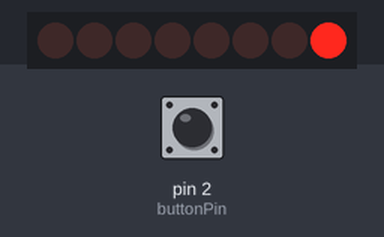
Simulated run of this sketch. Board: Arduino Uno, built with avr-gcc and run on an emulated ATmega328P. On the bench: 8 shift-register outputs drawn as a row of LEDs (first output left, lit = HIGH). Wiring (inferred from the names in the program): shift register (74HC595): data pin 11; shift clock pin 12; latch pin 8. Wiring (inferred from the signals the program sends): row of LEDs: on Q0, Q1, Q2, Q3, Q4, Q5, Q6, Q7. The test bench sets the inputs (shaded band); at power-on: pin 2 (buttonPin) LOW. Random numbers use the default seed unless the sketch sets one.

Above: at 1.2 s.
1.3 s: pin 2 (buttonPin) pulled HIGH for 0.15 s
At 1.45 s:
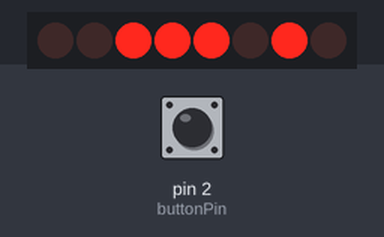
2.0 s: pin 2 (buttonPin) pulled HIGH for 1 s
At 2.14 s:
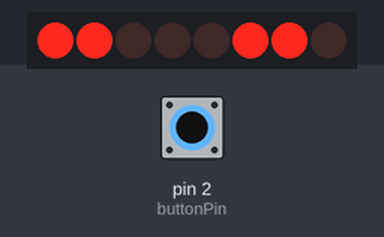
3.6 s: pin 2 (buttonPin) pulled HIGH for 3.2 s
At 4.32 s:
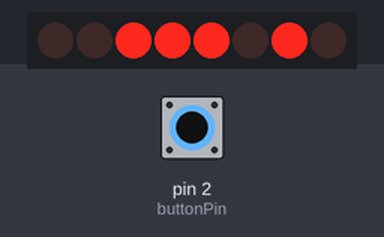
Timing chart, 0 to 13.4 s (numbered marks = the images above; inputs shaded):
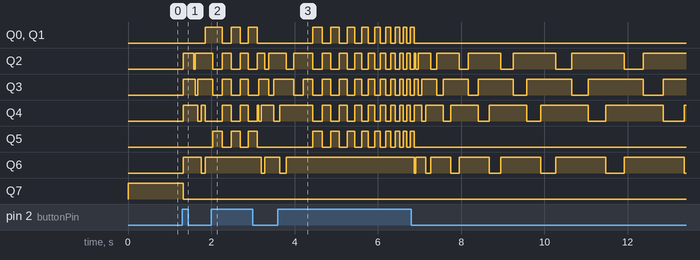

The sketch:

elektronische_dobbelsteen.ino
```cpp
const int latchPin = 8; // pins connected to shift register
const int clockPin = 12;
const int dataPin = 11;
const int buttonPin = 2; // button pin
// hex values 1 to 6 for dice
unsigned char lookup_7seg[] = {0x06, 0x5B, 0x4F, 0x66, 0x6D, 0x7D, 0x80};
// shaking the dice
unsigned char shake_dice[] = {0x63, 0x5C};
// rolling the dice
unsigned char roll_dice[] = {0x1C, 0x58, 0x54, 0x4C};
// make random numbers
int rand_seed;
int rand_num = 0;
unsigned char shake_toggle = 0; // animate shaking

int index = 0; // animate rolling
int shake_speed; // increase shaking speed

void setup() {
  // output for shift register
  pinMode(latchPin, OUTPUT);

  pinMode(clockPin, OUTPUT);
  pinMode(dataPin, OUTPUT);
  pinMode(buttonPin, INPUT);
  // show . of segement display at startup
  digitalWrite(latchPin, LOW);

  shiftOut(dataPin, clockPin, MSBFIRST, lookup_7seg[6]);
  digitalWrite(latchPin, HIGH);
  randomSeed(analogRead(0)); // generate random seed

}

void loop() {
  if(digitalRead(buttonPin)){
    digitalWrite(13, HIGH);
        // reset shaking speed
    shake_speed = 150;
    delay(30);
    // generate random number and show animation
    while(digitalRead(buttonPin)){
      // random number
      rand_seed++;
      // animate shaking
      if(shake_toggle){
        AnimateDice(0, shake_dice);
        shake_toggle = 0;
      }
      else{
        AnimateDice(1, shake_dice);
        shake_toggle = 1;
      }
      // increase shaking speed
      delay(80 + shake_speed);
      if(shake_speed > 0){
        shake_speed -= 10;
      }
    }
    // animate rolling dices
    for(int rolls = 0; rolls < (rand_seed - 10+14); rolls++){
      AnimateDice(index, roll_dice);
      delay((1 + rolls) * 20);
      index++;
      if(index > 3){
        index = 0;
      }
    }
    rand_num = random(0, 6); // generate random number on dice

    DiceNumber(rand_num);
  }else{
    digitalWrite(13, LOW);
  }
}

// show number on 7 segment
void DiceNumber(unsigned char num){
  digitalWrite(latchPin, LOW);
  shiftOut(dataPin, clockPin, MSBFIRST, lookup_7seg[num]);
  digitalWrite(latchPin, HIGH);
}

// show frame of shaking or rolling dices
void AnimateDice(int seg, unsigned char *table){
  digitalWrite(latchPin, LOW);
  shiftOut(dataPin, clockPin, MSBFIRST, table[seg]);
  digitalWrite(latchPin, HIGH);
}
```

Measured:
- after the input at 1.3 s, Q0, Q1: LOW → HIGH after 0.56 s; Q2: LOW → HIGH at once, → LOW 0.25 s later, → HIGH 0.04 s later; Q3: LOW → HIGH at once, → LOW 0.29 s later, → HIGH 0.06 s later; Q4: LOW → HIGH at once, → LOW 0.35 s later, → HIGH 0.08 s later, → LOW 0.10 s later; Q6: LOW → HIGH at once, → LOW 0.43 s later, → HIGH 0.10 s later
- after the input at 2.0 s, Q0, Q1: alternates HIGH for 0.21 s and LOW for 0.21 s, starting after 0.26 s
